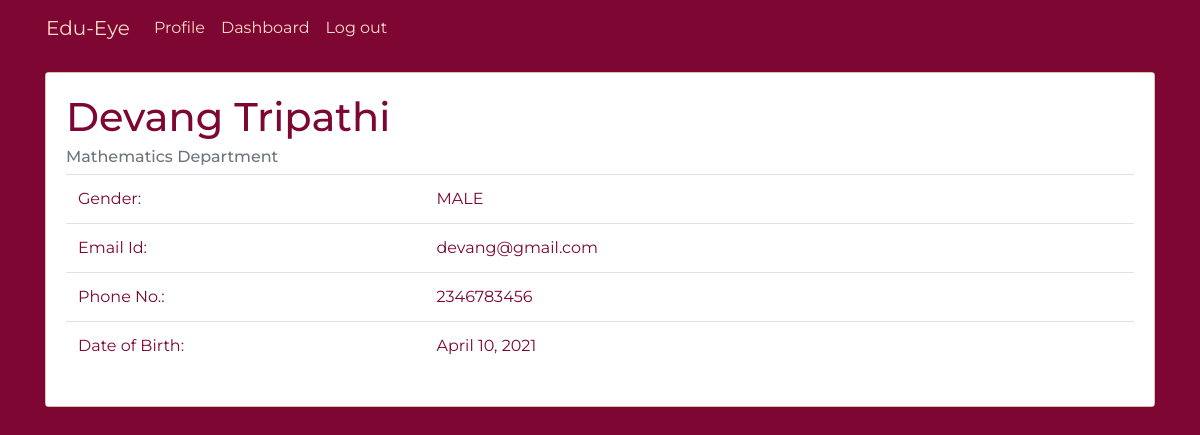
Page /teacher/profile_teacher (signed in) on the committed database.
### account/models.py (models this page shows, shortened)
class TeacherProfile(models.Model):
    GENDER = (('M','MALE'),('F','FEMALE'))
    SUBJECT = (("MATH", "Mathematics"), ("ENG", "English"),
                  ("HINDI", "Hindi"), ("SCI", "Science"))
    department = models.TextField(default=1,choices=SUBJECT)
    teacher = models.OneToOneField(User, on_delete=models.CASCADE)
    gender = models.CharField(default='M',choices=GENDER, max_length=1)
    first_name = models.CharField(max_length=255)
    last_name = models.CharField(max_length=255)
    phone = models.IntegerField()
    dob = models.DateField()

class User(AbstractBaseUser):
    email = models.EmailField(
        verbose_name='Email Address',
        max_length=255,
        unique=True,
    )
    is_active = models.BooleanField(default=True)
    is_student = models.BooleanField(default=False)
    is_teacher = models.BooleanField(default=False)
    is_principal = models.BooleanField(default=False)
    is_staff = models.BooleanField(default=False)
    is_admin = models.BooleanField(default=False)
    USERNAME_FIELD = 'email'
    REQUIRED_FIELDS = []
    object = UserManager()

### teacher/views.py (the view)
# urls.py: path('profile_teacher', views.TeachProfile, name="profile_teacher"),
@login_required(login_url='login')
def TeachProfile(request):
    if request.user.is_teacher ==True:
        currUser = request.user.email
        Teacher = get_object_or_404(TeacherProfile, teacher_id=request.user.id)
        return render(request, 'teacher/profile.html',{'Teacher':Teacher})
    else:
        print("NOT A Teacher!! login as teacher :P")
        return redirect('login')

### templates/teacher/profile.html
{% extends 'basic.html' %}
{% load static %}
{% load crispy_forms_tags %}
{% block body %}
<div class="container">
  <div class="card mb-3 mt-3">
    <div class="card-body" style="background-color:#fff">
      <h1 class="card-title">{{Teacher.first_name}} {{Teacher.last_name}}</h1>
      <h6 class="card-subtitle mb-2 text-muted">{{Teacher.get_department_display}} Department</h6>
      <table class="table table-borderless">
        <tbody>
          <tr>
            <td>Gender:</td>
            <td>{{Teacher.get_gender_display}}</td>
            <td></td>
            <td></td>
            <td></td>
          </tr>
          <tr>
            <td>Email Id:</td>
            <td>{{Teacher.teacher.email}}</td>
            <td></td>
            <td></td>
            <td></td>
          </tr>
          <tr>
            <td>Phone No.:</td>
            <td>{{Teacher.phone}}</td>
            <td></td>
            <td></td>
            <td></td>
          </tr>
          <tr>
            <td>Date of Birth: </td>
            <td>{{Teacher.dob}}</td>
            <td></td>
            <td></td>
            <td></td>
          </tr>
        </tbody>
      </table>
    </div>
  </div>
</div>
{% endblock body %}

### static/css/basic.css (style rules this page uses)
* { margin: 0; padding: 0; outline: none; box-sizing: border-box; font-family: 'Montserrat', sans-serif; }
body { background-color: #7d0633 !important; margin-bottom: 20px; }
.container { background-color: #7d0633 !important; color: #fbdcc4 !important; }
.card { background-color: #fbdcc4 !important; color: #7d0633; }
.card-body { background-color: #7d0633; }

### rows in the picture
TeacherProfile: first_name "Devang", last_name "Tripathi", department "Mathematics", gender "MALE", teacher.email "devang@gmail.com", phone "2346783456", dob "April 10, 2021"
